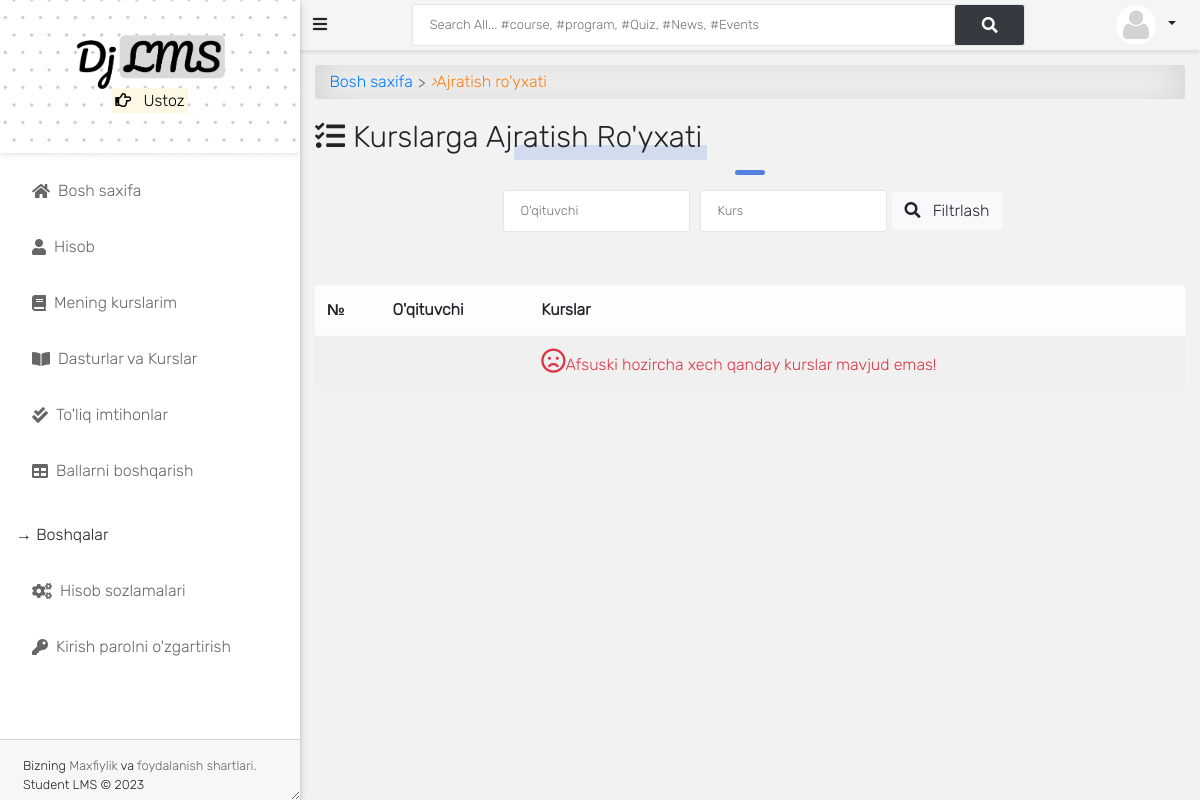
The page /programs/course/allocated/ (signed in) on the database as committed earlier.
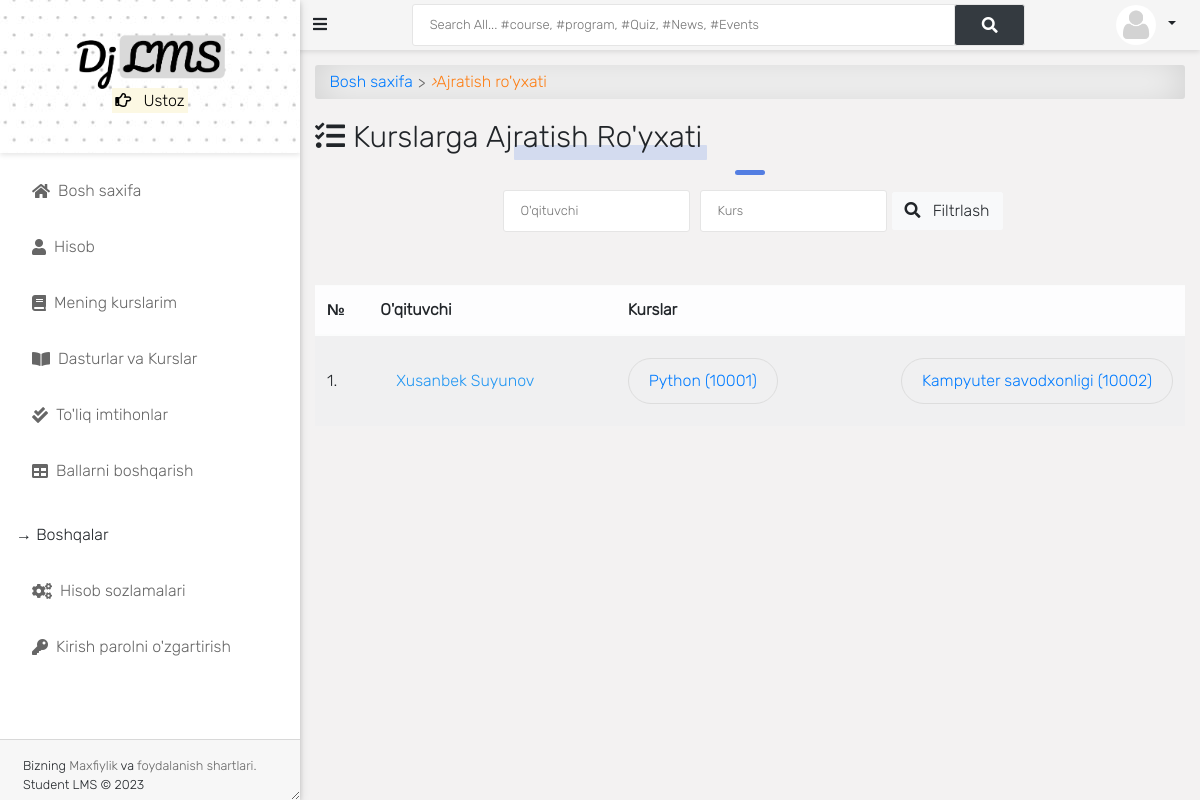
The same page on the database as committed later.
### course/models.py (models this page shows, shortened)
class CourseAllocation(models.Model):
    lecturer = models.ForeignKey(settings.AUTH_USER_MODEL, on_delete=models.CASCADE, related_name='allocated_lecturer')
    courses = models.ManyToManyField(Course, related_name='allocated_course')
    session = models.ForeignKey("app.Session", on_delete=models.CASCADE, blank=True, null=True)

class Course(models.Model):
    slug = models.SlugField(blank=True, unique=True)
    title = models.CharField(max_length=200, null=True)
    code = models.CharField(max_length=200, unique=True, null=True)
    credit = models.IntegerField(null=True, default=0)
    summary = models.TextField(max_length=200, blank=True, null=True)
    program = models.ForeignKey(Program, on_delete=models.CASCADE)
    level = models.CharField(max_length=25, choices=LEVEL, null=True)
    year = models.IntegerField(choices=YEARS, default=0)
    semester = models.CharField(choices=SEMESTER, max_length=200)
    is_elective = models.BooleanField(default=False, blank=True, null=True)
    objects = CourseManager()
    def __str__(self):
        return "{0} ({1})".format(self.title, self.code)
    def get_absolute_url(self):
        return reverse('course_detail', kwargs={'slug': self.slug})

### accounts/models.py (models this page shows, shortened)
class User(AbstractUser):
    is_student = models.BooleanField(default=False)
    is_lecturer = models.BooleanField(default=False)
    is_parent = models.BooleanField(default=False)
    is_dep_head = models.BooleanField(default=False)
    phone = models.CharField(max_length=60, blank=True, null=True)
    address = models.CharField(max_length=60, blank=True, null=True)
    picture = models.ImageField(upload_to='profile_pictures/%y/%m/%d/', default='default.png', null=True)
    email = models.EmailField(blank=True, null=True)
    username_validator = ASCIIUsernameValidator()
    objects = UserManager()
    @property
    def get_full_name(self):
        full_name = self.username
        if self.first_name and self.last_name:
            full_name = self.first_name + " " + self.last_name
        return full_name
    @property
    def get_user_role(self):
        if self.is_superuser:
            return "Boshliq"
        elif self.is_student:
            return "Talaba"
        elif self.is_lecturer:
            return "Ustoz"
        elif self.is_parent:
            return "Ota-ona"
    def get_absolute_url(self):
        return reverse('profile_single', kwargs={'id': self.id})

### course/views.py (the view)
# urls.py: path('course/allocated/', course_allocation_view, name='course_allocation_view'),
@login_required
def course_allocation_view(request):
    allocated_courses = CourseAllocation.objects.all()
    return render(request, 'course/course_allocation_view.html', {
        'title': "Course Allocations | DjangoSMS",
        "allocated_courses": allocated_courses
    })

### templates/course/course_allocation_view.html (shortened to what this page needs)
{% extends 'base.html' %}
{% block content %}
<div id="input-nav"><a href="{% url 'home' %}" class="primary1">Bosh saxifa</a> <i>&rsaquo;</i> Ajratish ro'yxati</div>
<div class="title-1"><i class="fas fa-tasks"></i>Kurslarga ajratish ro'yxati</div>
<div class="title-line"></div>
<div class="content-center">
    <form class="search-form" action="" method="POST">{% csrf_token %}
        <input class="au-input" type="text" name="lecturer" placeholder="O'qituvchi" value="{{ request.GET.lecturer }}"/>
        <input class="au-input" type="text" name="course" placeholder="Kurs" value="{{ request.GET.course }}"/>
        <button class="btn btn-light" type="submit">
            <i class="fas fa-search"></i> Filtrlash
        </button>
    </form>
</div>
<div class="table-responsive table-shadow p-0 mt-5">
    <table class="table table-light table-striped">
        <thead>
            <tr>
                <th>№</th>
                <th>O'qituvchi</th>
                <th>Kurslar</th>
            </tr>
        </thead>
        {% for course in allocated_courses %}
        <tbody>
            <tr>
                <td> {{ forloop.counter }}.</td>
                <td><a href="{{ course.lecturer.get_absolute_url }}">{{ course.lecturer.get_full_name }}</a></td>
                <td><div class="flex">{% for i in course.courses.all %}
                        <div class="flex"><a class="edit-btn" href="{{ i.get_absolute_url }}">{{ i }}</a></div>
                    {% endfor %}</div>
                </td>
            </tr>
            {% empty %}
            <tr>
              <td></td>
              <td></td>
              <td>
              <span class="text-danger"><i class="far fa-frown"></i>Afsuski hozircha xech qanday kurslar mavjud emas!
              </span>
            </td>
            </tr>
        {% endfor %}
    </table>
</div>
{% endblock content %}

Rows that differ between the two databases and show on the page:
added CourseAllocation: lecturer.get_full_name "Xusanbek Suyunov"
now on this page (row unchanged): Course: title+code "Python (10001)"
now on this page (row unchanged): Course: title+code "Kampyuter savodxonligi (10002)"
Other text that changed with them:
text no longer shown: "Afsuski hozircha xech qanday kurslar mavjud emas!"
